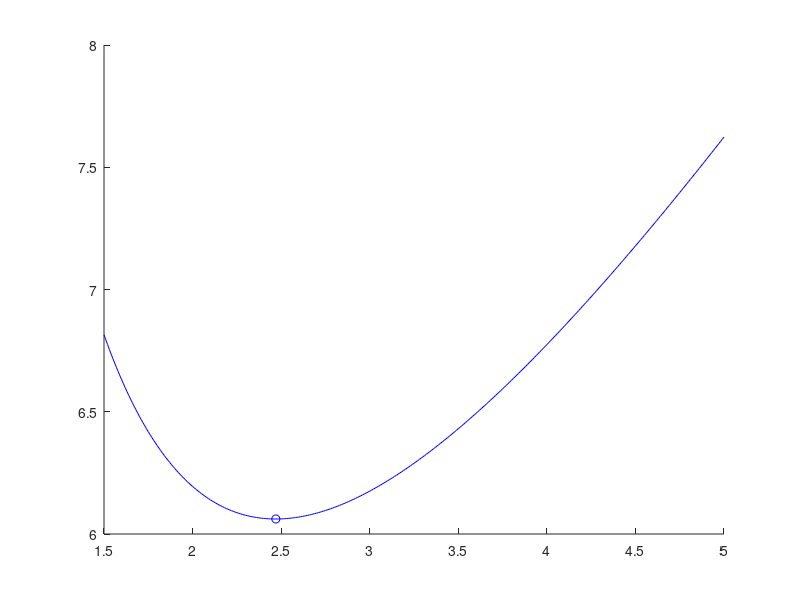

This chart was generated by the following MATLAB code: (Note: this script raises an error after producing the figure.)

font_size = 16;
L = [1.5:0.01:5];
d = 2.5;
x = d - L.*tan(atan(d./L)-pi/256);
x2 = d - L.*tan(atan(d./L)-pi/64);


figure
hold on
plot(L, x*100,'b')
plot(L(x==min(x)),min(x)*100, 'b--o')
text(L(x==min(x)),min(x)*100+1, {"min ("+L(x==min(x))+"[m], "+num2str(min(x)*100)+"[cm])"},'Color','blue','FontSize',font_size)
plot(L(x==max(x)),max(x)*100, 'b--o')
text(L(x==max(x))-1,max(x)*100+1, {"max ("+L(x==max(x))+"[m], "+num2str(max(x)*100)+"[cm])"},'Color','blue','FontSize',font_size)
text(3, 10, '8 bit resolution','Color','blue','FontSize',font_size)


plot(L, x2*100,'r')
plot(L(x2==min(x2)),min(x2)*100, 'r--o')
text(L(x2==min(x2)),min(x2)*100+1, {"min ("+L(x2==min(x2))+"[m], "+num2str(min(x2)*100)+"[cm])"},'Color','red','FontSize',font_size)
plot(L(x2==max(x2)),max(x2)*100, 'r--o')
text(L(x2==max(x2))-1,max(x2)*100-1, {"max ("+L(x2==max(x2))+"[m], "+num2str(max(x2)*100)+"[cm])"},'Color','red','FontSize',font_size)
text(3, 27, '6 bit resolution','Color','red','FontSize',font_size)

hold off
grid on
title('Step(L)','FontSize',20)
xlabel('L[m]','FontSize',20)
ylabel('Step[cm]','FontSize',20)